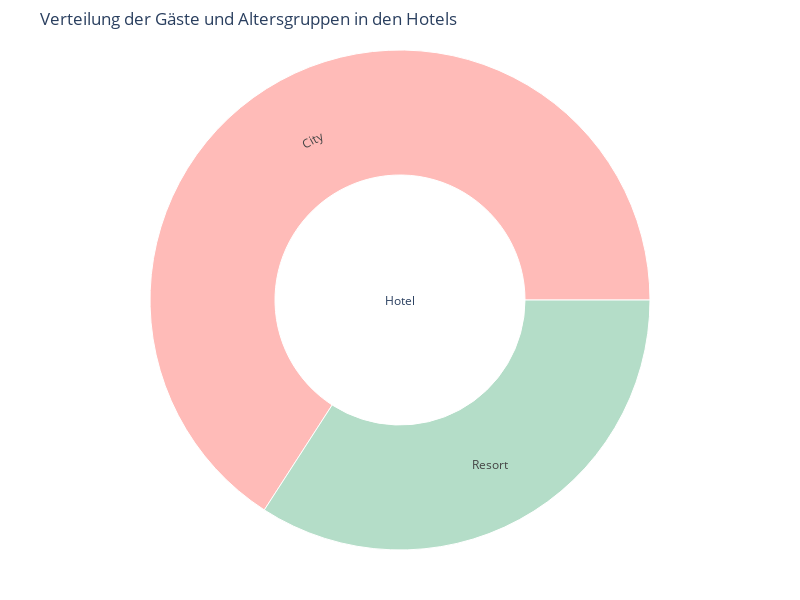

The cell this chart's notebook holds for it:
### Code cell
# Daten für das Sunburst-Diagramm
labels = [ "Hotel", 'Resort', 'City']
parents = [ '', 'Hotel', "Hotel"]
values = [ 233821,79810.00, 154011.00]

# Farben für die Sektoren
colors = ['rgba(255,255,255,0)',      # Weiß für den äußeren Ring (Hotel)
          'rgba(44,160,101,0.5)',     # Grün für Resort Hotel
          'rgba(255,65,54,0.5)',]     # Rot für City Hotel
          

# Erstellen des Sunburst-Diagramms
fig = go.Figure(go.Sunburst(
    labels=labels,
    parents=parents,
    values=values,
    branchvalues='total',  # Branchvalues: "total" zeigt die Summe aller Unterteilungen an
    marker=dict(colors=colors),
))

# Layout-Anpassungen
fig.update_layout(
    title='Verteilung der Gäste und Altersgruppen in den Hotels',
   margin=dict(t=50, l=50, r=50, b=50),  # Anpassen der Ränder
    height=600,  
    width=800, )


# Anzeigen des Diagramms
fig.show()

### Figure 1 — Plotly figure (JSON) as saved in the notebook; plotly's stock layout.template omitted (floating-point values rounded to 4 significant figures)
{"data": [{"branchvalues": "total", "labels": ["Hotel", "Resort", "City"], "marker": {"colors": ["rgba(255,255,255,0)", "rgba(44,160,101,0.5)", "rgba(255,65,54,0.5)"]}, "parents": ["", "Hotel", "Hotel"], "type": "sunburst", "values": [233821, 79810, 154011]}], "layout": {"height": 600, "margin": {"b": 50, "l": 50, "r": 50, "t": 50}, "title": {"text": "Verteilung der Gäste und Altersgruppen in den Hotels"}, "width": 800}}
